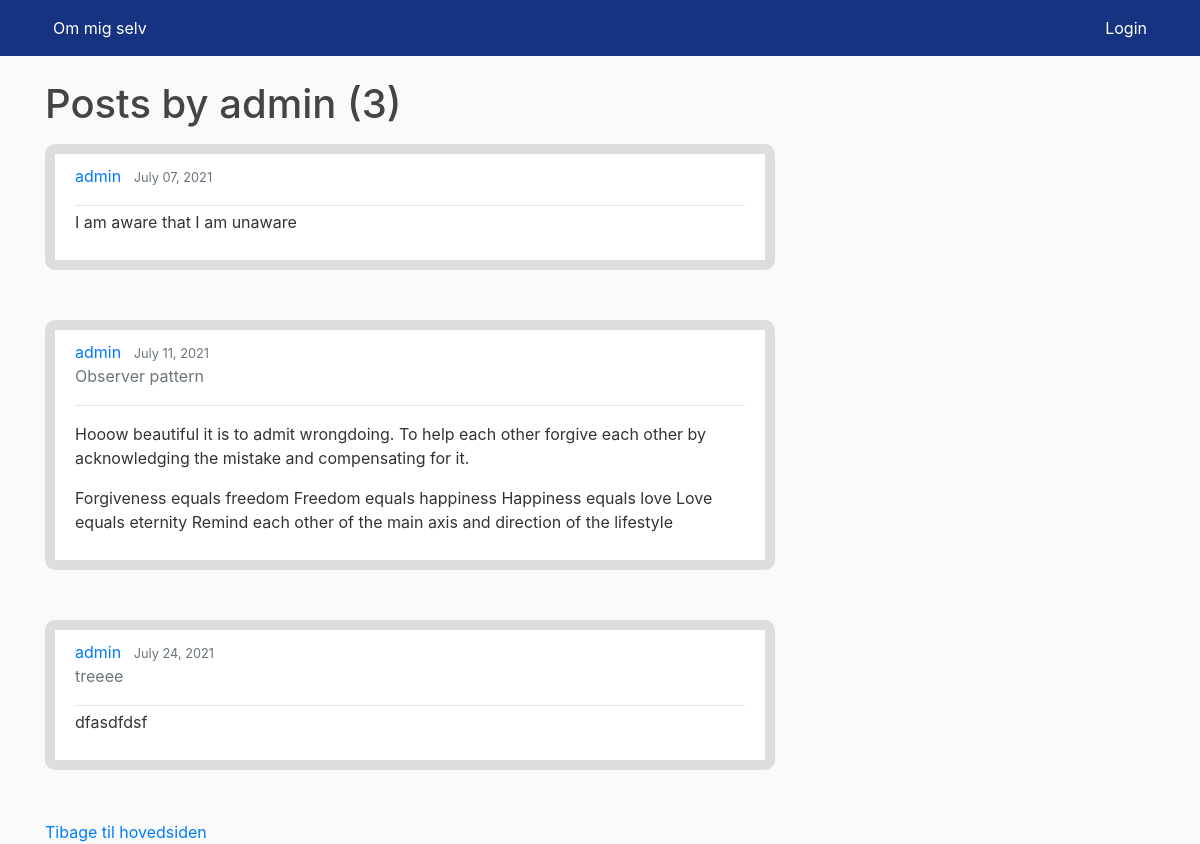
Page /blog/user/posts/admin on the earlier database version.
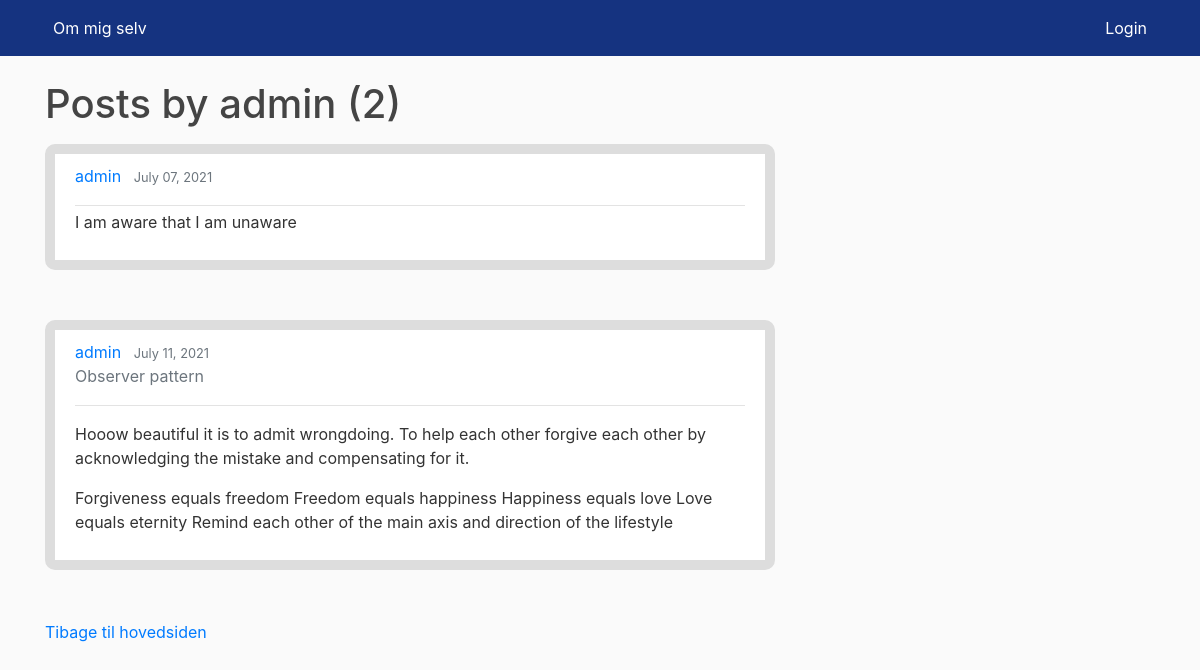
Same page on the later database version.
### blog/models.py (models this page shows, shortened)
class Post(models.Model):
    title = models.CharField(max_length=100, blank=True)
    content = models.TextField()
    date_posted = models.DateTimeField(default=timezone.now)  # Finde tid som en post bliver gemt
    author = models.ForeignKey(User, on_delete=models.CASCADE)  # Post bliver forbundet med user med foreignkey.

### blog/views.py (the view)
# urls.py: path('user/posts/<str:username>', UserPostListView.as_view(), name='user-posts'),
class UserPostListView(ListView):
    model = Post
    template_name = 'blog/user_posts.html'
    context_object_name = 'posts'
    paginate_by = config.settings.PAGINATION_COUNT
    def get_queryset(self):
        user = get_object_or_404(User, username=self.kwargs.get('username'))
        return Post.objects.filter(author=user).order_by('date_posted')

### blog/templates/blog/user_posts.html (shortened to what this page needs)
{% extends "blog/base.html" %}
{% block content %}
  <h1 class="mb-3">Posts by {{ view.kwargs.username }} ({{ page_obj.paginator.count }}) </h1>
    {% for post in posts %}
        <article class="media content-section">
              <div class="media-body">
                <div class="article-metadata">
                  <a class="mr-2" href="{% url 'blog:user-posts' post.author.username %}">{{ post.author }}</a>
                  <small class="text-muted">{{ post.date_posted|date:"F d, Y" }}</small>
                    <p class="text-muted">{{ post.title }}</p>
                </div>
                <div class="mr-2" ><p class="article-content">{{ post.content|safe }}</p></div>
              </div>
            </article>
    {% endfor %}
    <a href="{{request.META.HTTP_REFERER}}">Tibage til hovedsiden</a>
{% endblock content %}

Differences in the rows shown:
removed Post: author "admin", date_posted "July 24, 2021", title "treeee", content "dfasdfdsf"
Other differences:
{{ page_obj.paginator.count }}: "3" → "2"
